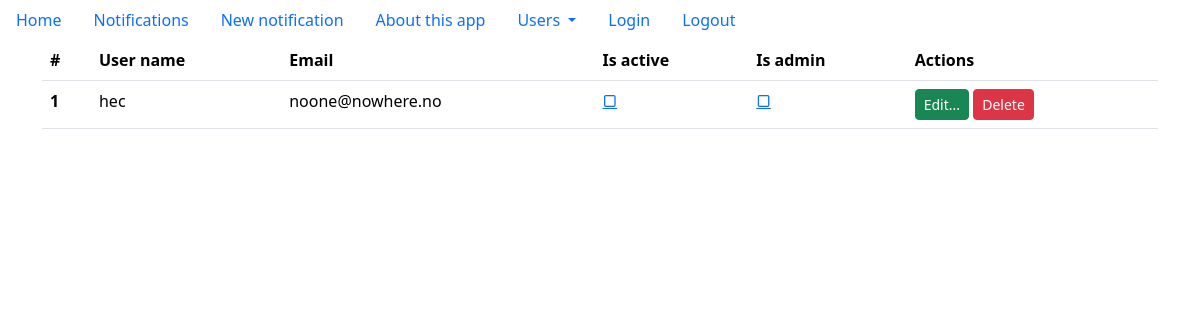
The app's page /users, older data.
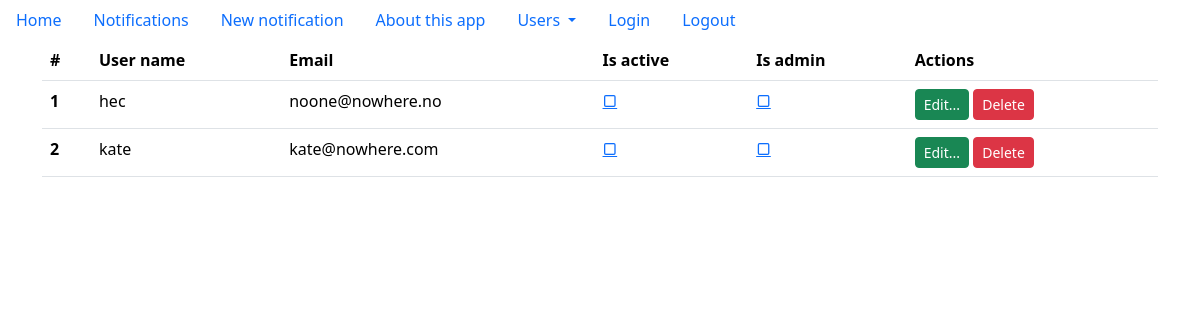
The same page, newer data.
### tables this page shows
CREATE TABLE users( id integer primary key autoincrement, name varchar(100) not null unique, email varchar(100) not null unique, password text, is_active boolean not null default 0, is_admin boolean not null default 0 );

### kurs3/exercise/exercise.py (the view)
@app.route("/users")
def users():
    db=get_db()
    responses=db.execute('select *from users').fetchall()
    for r in responses:
        print(dict(r))
    sql_statement='select id,name,email,password from users;'
    users=db.execute(sql_statement).fetchall()
    return render_template('users.html',users=users,active_menu='users')

### kurs3/exercise/exercise.py (called while the page is built)
def get_db():
    if not hasattr(g, 'sqlite_db'):
        conn = sqlite3.connect(app_info['db_notifications'])
        conn.row_factory = sqlite3.Row
        g.sqlite_db = conn
    return g.sqlite_db

### kurs3/exercise/templates/users.html (shortened to what this page needs)
{%extends 'base.html'%}
{%block content%}
<div class="container">
    <table class="table">
        <thead>
          <tr>
            <th scope="col">#</th>
            <th scope="col">User name</th>
            <th scope="col">Email</th>
            <th scope="col">Is active</th>
            <th scope="col">Is admin</th>
            <th scope="col">Actions</th>
          </tr>
        </thead>
        <tbody>
          {% for user in users %}
          <tr>
            <th scope="row">{{ user.id }}</th>
            <td>{{ user.name }}</td>
            <td>{{ user.email }}</td>
            <td>
                <a href="{{ url_for('user_status_change', action='active', user_name=user.name)}}">
                  {% if user.is_active %}
                    &check;
                  {% else %}
                    &#x25a2;
                  {% endif %}
                </a>
            </td>
            <td>
              <a href="{{ url_for('user_status_change', action='admin', user_name=user.name)}}">
              {% if user.is_admin %}
                &check;
              {% else %}
                &#x25a2;
              {% endif %}
              </a>
            </td>
            <td>
                <a href="{{ url_for('edit_user', user_name=user.name) }}"
                   class="btn btn-success btn-sm" role="button">Edit...</a>
                <a type="button" class="btn btn-danger btn-sm delete-confirm"
                   data-bs-toggle="modal" data-bs-target="#confirmDeleteModal"
                   data-desc="{{ 'Delete user {}?'.format(user.name) }}"
                   data-url="{{ url_for('delete_user', user_name=user.name) }}">
                  Delete
                </a>
            </td>
          </tr>
          {%endfor%}
        </tbody>
      </table>
</div>
{% endblock %}

Row changes from the older to the newer data that the page shows:
added users: id "2", name "kate", email "kate@nowhere.com"
